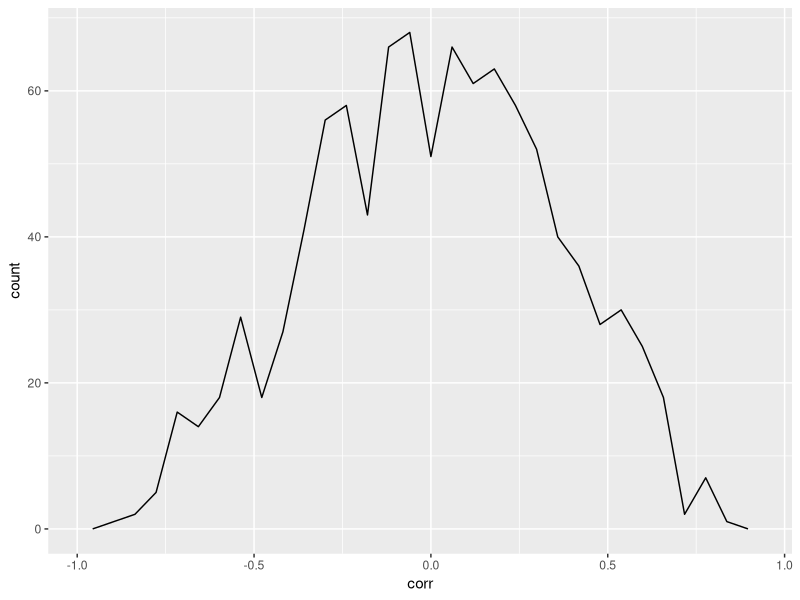

R code for this plot:
library(dplyr)
library(ggplot2)

ds <- data.frame(y = runif(10), x = runif(10)) ## 10 random values 2 columns (y and x)
ds

# Using spearman correlation to be consistent with the next example
cor(ds$y, ds$x, method = "spearman")
## -0.2

# Resampled the y only (reshuffled the order)
ds$resample_y <- sample(ds$y)
ds ## y is reshuffled (without replacement)

# Correlation again, with the resampled y
cor(ds$resample_y, ds$x, method = "spearman")
## 0.054

# 1000 resamples of the correlation of each.
data_frame(num = 1:1000) %>% 
  group_by(num) %>% 
  mutate(corr = cor(sample(ds$y), ds$x, method = "spearman")) %>% 
  ggplot(aes(x = corr)) +
  geom_freqpoly()
